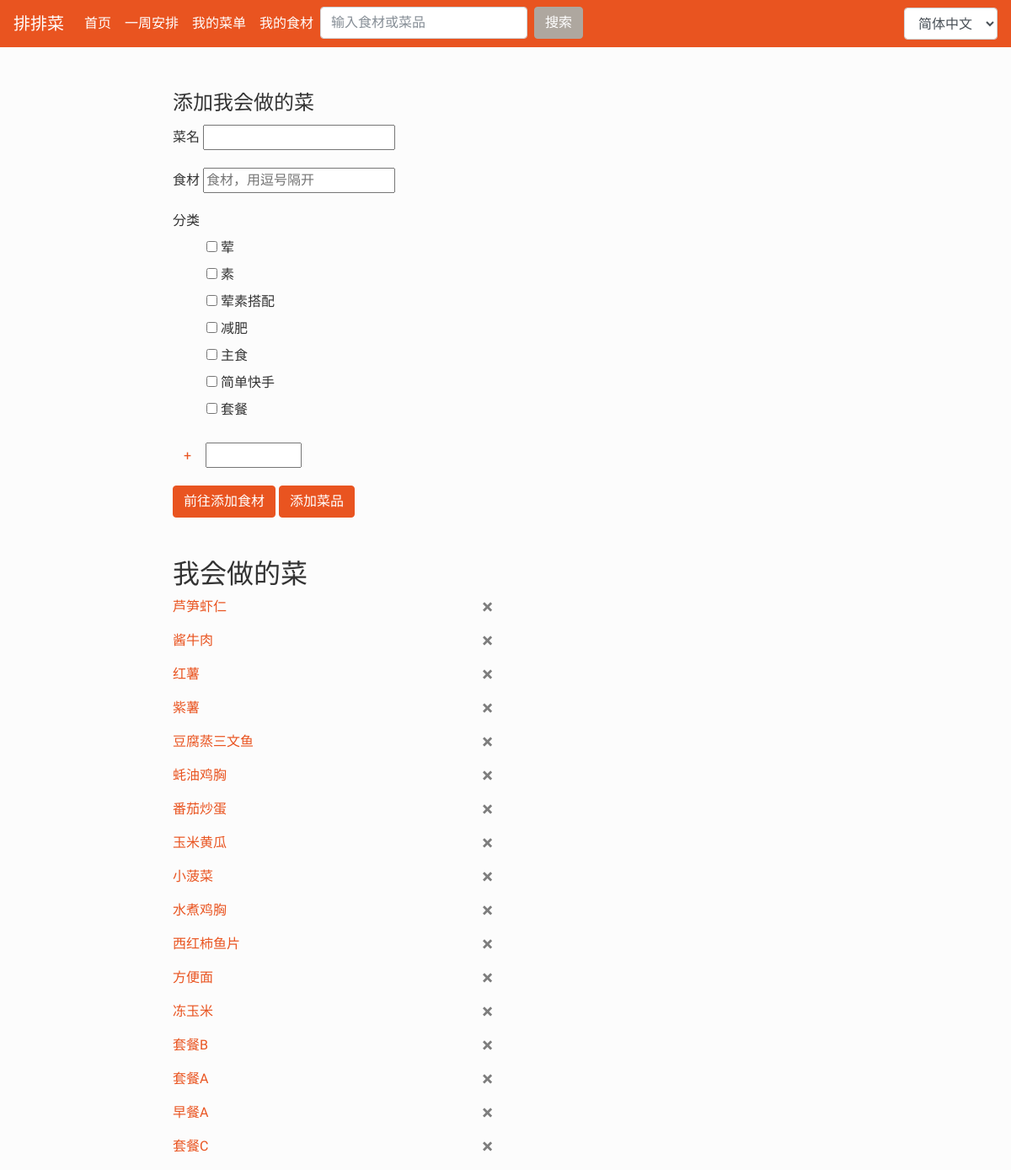
/dish/ (signed in), run on the app's committed database.
### AutoGener/models.py (models this page shows, shortened)
class CanDo(models.Model):
    userid = models.IntegerField()
    name = models.CharField(max_length=100)
    type = models.ManyToManyField(DishType)
    ingre = models.ManyToManyField(CanGet, blank=True)

### AutoGener/views.py (the view, shortened to what this page needs)
# urls.py: path('dish/', views.get_dish, name='dish'),
@login_required
def get_dish(request):
    form = DishForm(user=request.user)
    currentuser = request.user
    canDolist = CanDo.objects.filter(userid=currentuser.id)
    cangetlist = CanGet.objects.filter(userid=currentuser.id)
    message = ''
    types = DishType.objects.filter(userid=currentuser.id)
    context = {'canDolist': canDolist, 'form': form, 'message': message, 'show_dishes': show_dishes,
               'types': types}
    return render(request, 'AutoGener/dishform.html', context)

### AutoGener/forms.py
class DishForm(forms.ModelForm):
    name = forms.CharField(max_length=10)
    def __init__(self, *args, **kwargs):
        self.user = kwargs.pop('user')
        super(DishForm, self).__init__(*args, **kwargs)
        self.fields['type'] = forms.ModelMultipleChoiceField(
                widget=forms.CheckboxSelectMultiple, queryset=DishType.objects.filter(userid=self.user.id))
    class Meta:
        model = CanDo
        fields = ['name', 'type']

### AutoGener/models.py (called while the page is built)
    def __str__(self):
        return self.name

### templates/AutoGener/dishform.html (shortened to what this page needs)
{% extends 'base.html' %}
{% load i18n %}
{% block main %}
<div>
<form action="/dish/" method="post">
  <fieldset>
    <legend>{% trans "添加我会做的菜" %}</legend>
    <div class="form-group">
      <label for="exampleInputPassword1">{% trans "菜名" %}</label>
      {{ form.name }}
    </div>
    <div class="form-group">
      <label for="exampleInputEmail1">{% trans "食材" %}</label>
      <form role="search" method="post" id="searchform" action="">
        <input type="text" name="dish_ingredient" placeholder="食材，用逗号隔开">
      </form>
    </div>
    <div class="form-group" id="type_list">
      <label for="exampleInputPassword1">{% trans "分类" %}</label>
      {{ form.type }}
      <form method="get" action="addtype/">
        <button type="submit" class="btn btn-link">+</button>
        <input type="text" name="new_type" style="width: 30%">
      </form>
    </div>
    <a class="btn btn-primary" target="_blank" href="{% url 'AutoGener:ingredient' %}" >{% trans "前往添加食材" %}</a>
    <button type="submit" class="btn btn-primary">{% trans "添加菜品" %}</button>
  </fieldset>
</form>
</div>
<br>
<br>
<div >
  <h2>{% trans "我会做的菜" %}</h2>
  {% for dish in canDolist %}
    <p> <a href="{% url 'AutoGener:dish_detail' dish.name%}">{{ dish.name }}</a>
    <a class="close" href="{% url 'AutoGener:dish_delete' dish.name %}" >&times;</a>
    </p>
  {% empty %}
    <div><p>{% trans "还没有会做的菜哦" %}</p></div>
  {% endfor %}
    </div>
{% endblock %}

### templates/base.html (style rules this page uses)
ul { list-style-type: none; }

### data on the page
CanDo: name "芦笋虾仁"
CanDo: name "酱牛肉"
CanDo: name "红薯"
CanDo: name "紫薯"
CanDo: name "豆腐蒸三文鱼"
CanDo: name "蚝油鸡胸"
CanDo: name "番茄炒蛋"
CanDo: name "玉米黄瓜"
CanDo: name "小菠菜"
CanDo: name "水煮鸡胸"
CanDo: name "西红柿鱼片"
CanDo: name "方便面"
CanDo: name "冻玉米"
CanDo: name "套餐B"
CanDo: name "套餐A"
CanDo: name "早餐A"
CanDo: name "套餐C"

### other printed values
form field language "简体中文"
